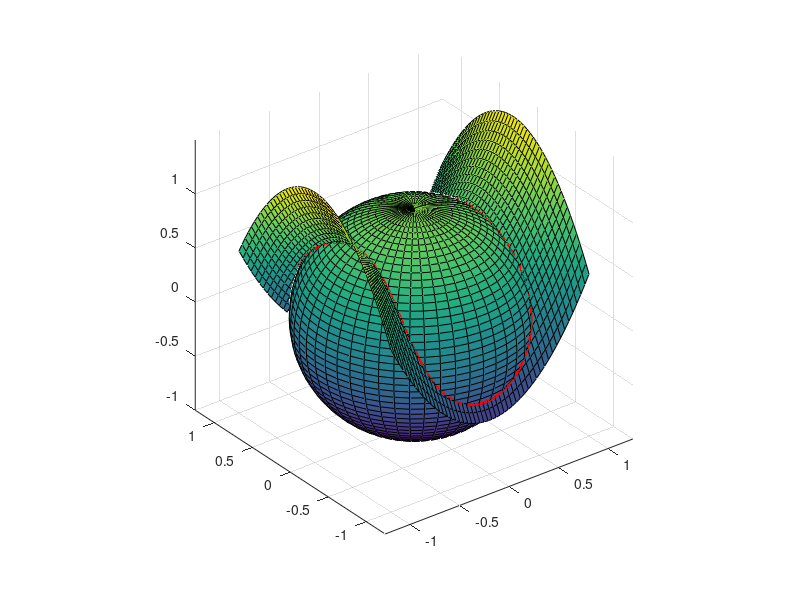

Write MATLAB code to recreate this figure. (Note: this script raises an error after producing the figure.)
%% Exercise 3

%% #1(a)
clear all
[x,y,z] = sphere(50);
surf(x,y,z); hold on;
[x,y] = meshgrid(linspace(-1,1,50));
surf(x,y,x.^2-y.^2+1/2); 
p = linspace(0,2*pi);
t = acos((-1+sqrt(1+4*cos(2*p).*(1/2+cos(2*p))))./(2*cos(2*p)));
plot3(sin(t).*cos(p),sin(t).*sin(p),cos(t),'r','linewidth',2); hold off;
axis equal;

%% #1(c)
clear all
rmin = @(p,t) (cos(t)-sqrt(cos(t).^2-4/2*sin(t).^2.*cos(2*p)))./(2*sin(t).^2.*cos(2*p));
tmax = @(p) acos((-1+sqrt(1+4*cos(2*p).*(1/2+cos(2*p))))./(2*cos(2*p)));
f = @(p,t,r) 2*sin(t) + cos(t)./r;
integral3(f,0,2*pi,0,tmax,rmin,1)

%% #2(b)
clear all
syms x y l
f(x,y) = -x^2+3*x*y-2*y^2;
g(x,y) = 2*x^2-6*x*y+5*y^2;
eqn = [g(x,y)==1; gradient(f)==l*gradient(g)];
sol = solve(eqn,[x,y,l]);
[sol.x,sol.y,f(sol.x,sol.y)]

f = matlabFunction(f,'vars',[x,y]);
t = linspace(0,2*pi);
A = [ 1 -3/2 ; 0 1 ];
X = inv(A)*[cos(t)/sqrt(2); sqrt(2)*sin(t)];
plot3(X(1,:),X(2,:),f(X(1,:),X(2,:)),'r','linewidth',2); hold on;
[r,t] = meshgrid(linspace(0,1,20),linspace(0,2*pi,50));
x = r.*cos(t)/sqrt(2) + 3/2*sqrt(2)*r.*sin(t);
y = sqrt(2)*r.*sin(t);
z = f(x,y);
surf(x,y,z); hold off;

%% #2(c)
clear all
fimplicit3(@(x,y,z)x.^3+y.^2+z-2); hold on;
[x,y,z] = sphere(50);
surf(x,y,z); 
axis equal;

f = @(x,y,z) x.^2+y.^2+z.^2;
lambda = fzero(@(t)27*t^4-54*t^3+16,.2);
X = [ 0, 0, 2, 4 ;
    2/3/lambda, 0, 2-(2/3/lambda)^2, lambda ;
    2/3, -sqrt(65/54), 1/2, 1 ;
    2/3, sqrt(65/54), 1/2, 1 ;
    0, -sqrt(3/2), 1/2, 1;
    0, sqrt(3/2), 1/2, 1 ]; % This is minimum point
sqrt(f(X(:,1),X(:,2),X(:,3)))
plot3(X(1:4,1),X(1:4,2),X(1:4,3),'.b','markersize',20); 
plot3(X(5:6,1),X(5:6,2),X(5:6,3),'.r','markersize',20); hold off;
xlabel('x');